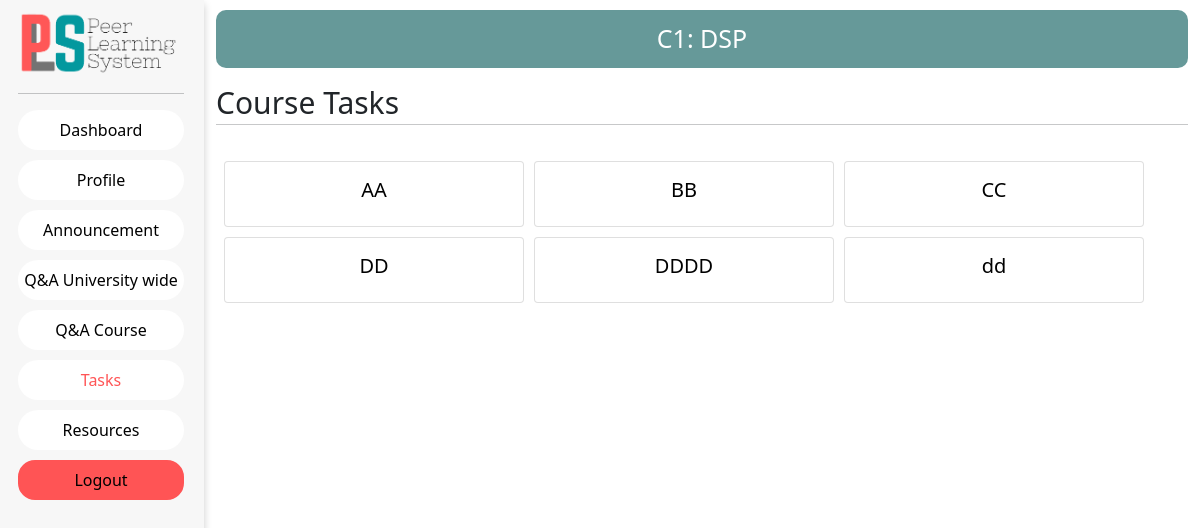
/user/dashboard/C1/tasks, run on the app's committed database.
### guest/models.py (models this page shows)
class Course(models.Model):
    Id = models.CharField(max_length=6,primary_key = True)
    Name = models.CharField(max_length=100)
    Semester = models.IntegerField(max_length=2)
    Intake = models.IntegerField(max_length=4)
    School_Id = models.ForeignKey(School, on_delete=models.CASCADE)
    Programme_Id = models.ForeignKey(Programme, on_delete = models.CASCADE)
    Major_Id = models.ForeignKey(Major, on_delete=models.CASCADE)
    Discription = models.CharField(max_length=2000)

class Task(models.Model):
    Id = models.CharField(max_length=6, primary_key=True)
    Faculty_Id = models.ForeignKey(Faculty, on_delete=models.CASCADE)
    Course_Id = models.ForeignKey(Course , on_delete=models.CASCADE)
    Title = models.CharField(max_length=100)
    Content = models.CharField(max_length=2000)
    Deadline = models.DateTimeField(null=False)
    peer_mode = models.BooleanField(default=False)
    Added_date = models.DateTimeField(null=True,auto_now_add=True)

### faculty/views.py (the view)
# urls.py: path('dashboard/<slug:course_id>/tasks', views.tasks, name='tasks'),
def tasks(request,course_id):
    tasks=(Task.objects.filter(Course_Id=course_id))
    course=Course.objects.get(Id=course_id)
    context={
        'tasks':tasks,
        'course':course
    }
    return render(request,'Tasks.html',context=context)

### faculty/templates/Tasks.html (shortened to what this page needs)
{% extends 'faculty/templates/start_base.html' %}
{% load static %}
{% block extra_css %}
<link rel="stylesheet" href="{% static 'css/tasks.css' %}">
{% endblock extra_css %}
{% block nav_link %}
<li class="nav-item">
    <a class="nav-link" href="{% url 'QNACourse' course.Id %}">Q&A Course</a>
</li>
<li class="nav-item">
    <a class="nav-link task" href="{% url 'tasks' course.Id %}">Tasks</a>
</li>
<li class="nav-item">
    <a class="nav-link" href="{% url 'resources' course.Id %}">Resources</a>
</li>
{% endblock nav_link %}
{% block body %}
<div class="tasks_con">
    <div class="course_name">
        {{ course.Id }}: {{ course.Name }}
    </div>
    <div class=" task_text_con">
        <div class="task_txt">
            Course Tasks
        </div>
        <hr />
        <div class="all_tasks row row-cols-2">
            {% for task in tasks %}
            <a class="card" href="{% url 'ViewTask' course.Id task.Id %}">
                <div class="card-body">
                    <h5 class="card-title">{{ task.Title }}</h5>
                </div>
            </a>
            {% endfor %}
        </div>
    </div>
</div>
{% endblock body %}

### faculty/static/css/sidebar_base.css (style rules this page uses)
body, html { margin: 0; padding: 0; }
.nav-item { background-color: white; border-radius: 30px; }
.nav-link { text-decoration: none; color: black; }
.nav-item { margin-bottom: 10px; }
.active { color: #ff5455; }

### faculty/static/css/tasks.css (style rules this page uses)
.course_name { text-align: center; font-size: 25px; background: #669999; padding-top: 10px; padding-bottom: 10px; margin-top: 10px; color: white; border-radius: 10px; }
.task_txt, .task_add_txt { padding-top: 30px; font-size: 30px; line-height: 10px; }
.all_tasks { padding: 20px; }
.card { max-width: 25vw !important; text-decoration: none !important; color: black; transition: all 0.2s ease-in; margin-right: 10px; text-align: center; margin-bottom: 10px; }

### data on the page
Course: Id "C1", Name "DSP"
Task: Title "AA"
Task: Title "BB"
Task: Title "CC"
Task: Title "DD"
Task: Title "DDDD"
Task: Title "dd"
